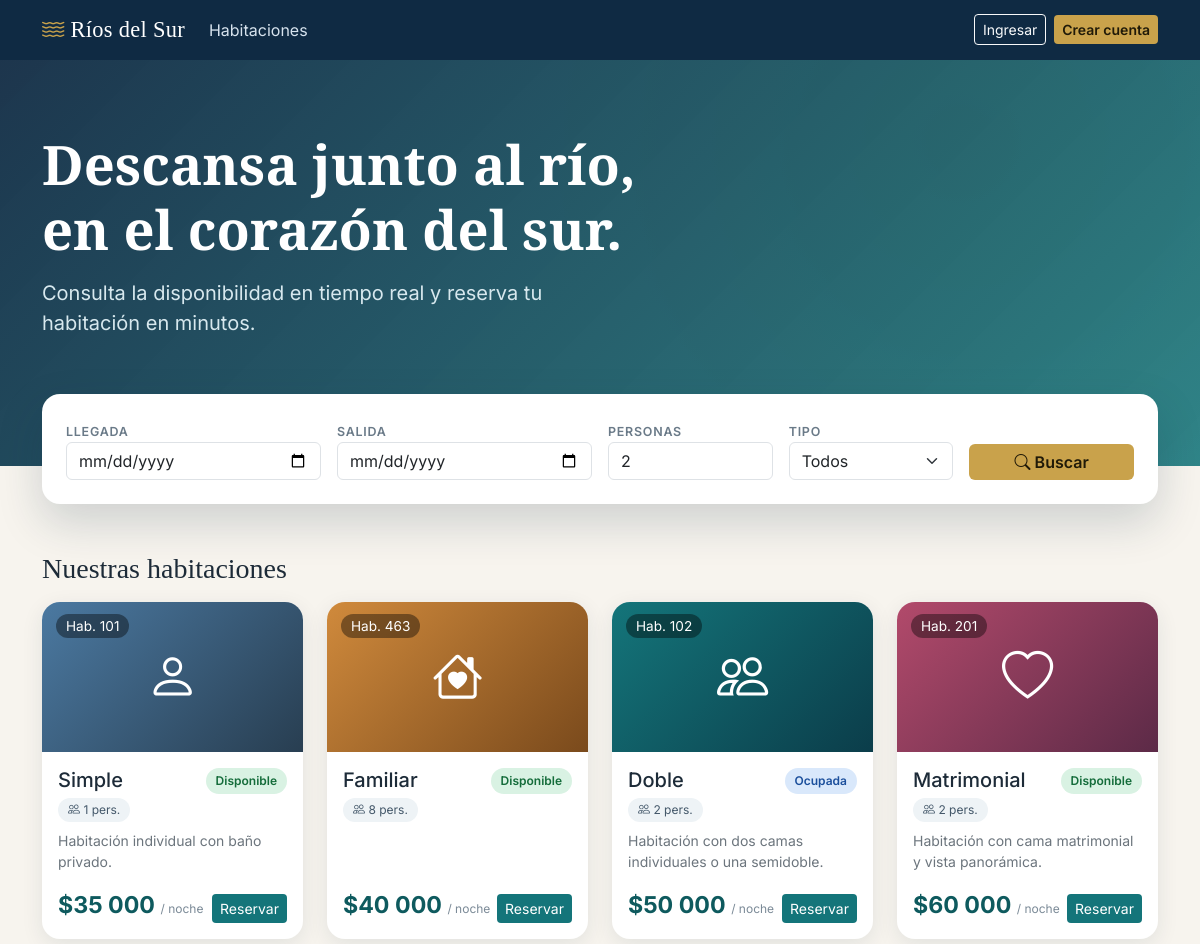
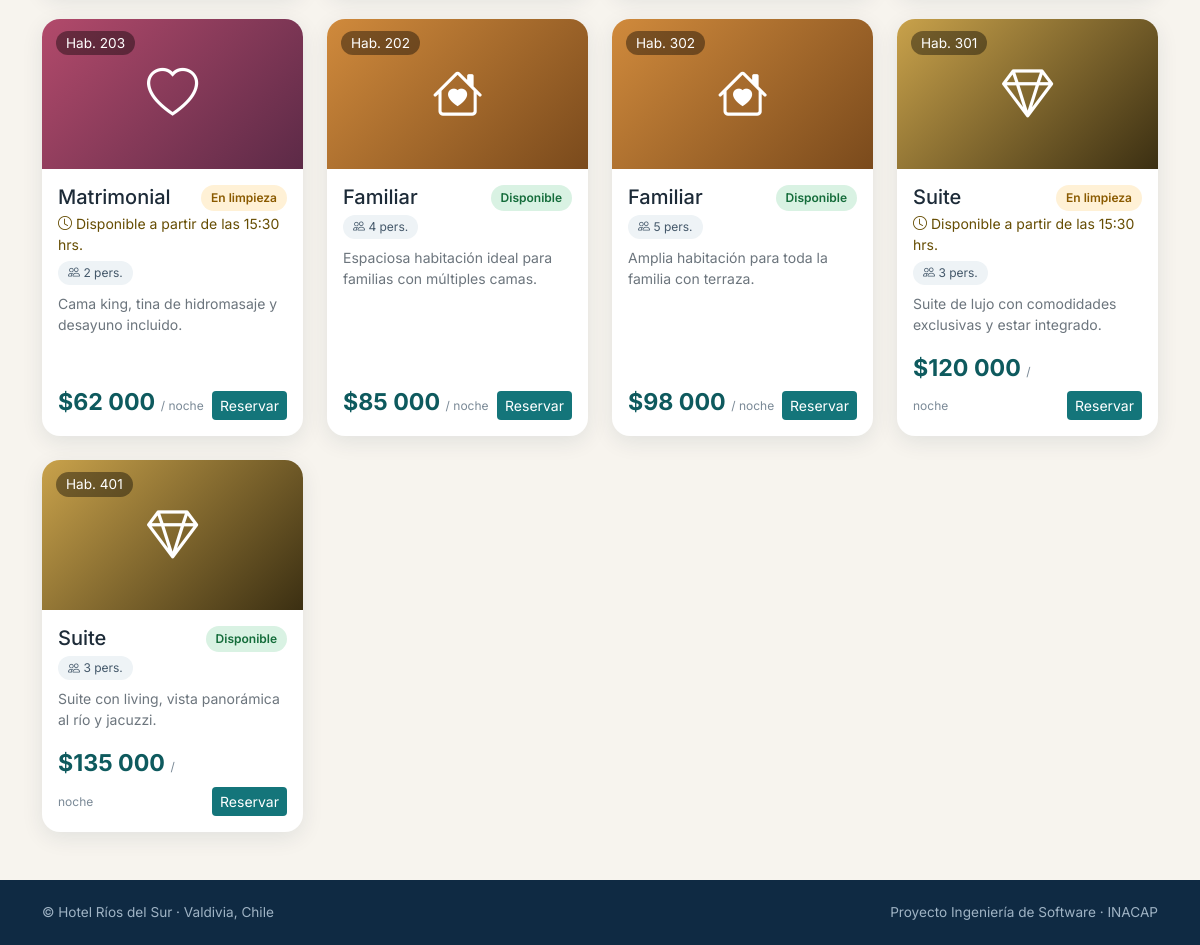
The page / on the database its author committed (2 pictures, top to bottom).
### hotelApp/models.py (models this page shows, shortened)
class Habitacion(models.Model):
    TIPOS = [("SIMPLE", "Simple"), ("DOBLE", "Doble"), ("MATRIMONIAL", "Matrimonial"),
             ("FAMILIAR", "Familiar"), ("SUITE", "Suite")]
    ESTADOS = [("DISPONIBLE", "Disponible"), ("OCUPADA", "Ocupada"),
               ("LIMPIEZA", "En limpieza"), ("MANTENCION", "En mantención")]
    ICONOS = {"SIMPLE": "bi-person", "DOBLE": "bi-people", "MATRIMONIAL": "bi-heart",
              "FAMILIAR": "bi-house-heart", "SUITE": "bi-gem"}
    numero = models.CharField(max_length=10, unique=True)
    tipo = models.CharField(max_length=15, choices=TIPOS)
    capacidad = models.PositiveSmallIntegerField(validators=[MinValueValidator(1)])
    precio_noche = models.PositiveIntegerField("precio por noche (CLP)", validators=[MinValueValidator(1)])
    descripcion = models.TextField(blank=True)
    estado = models.CharField(max_length=12, choices=ESTADOS, default="DISPONIBLE")
    objects = HabitacionQuerySet.as_manager()
    class Meta:
        ordering = ["numero"]
        verbose_name_plural = "habitaciones"
    @property
    def icono(self):
        return self.ICONOS.get(self.tipo, "bi-door-open")
    @property
    def mensaje_limpieza(self):
        if self.estado == "LIMPIEZA":
            return "Disponible a partir de las 15:30 hrs."
        return ""

### hotelApp/views.py (the view)
# urls.py: path("", views.inicio, name="inicio"),
def inicio(request):
    form = BusquedaForm(request.GET or None)
    habitaciones, paquetes, buscado, noches, qs = None, [], False, 0, ""
    if request.GET and form.is_valid():
        d = form.cleaned_data
        noches = (d["salida"] - d["ingreso"]).days
        personas_buscadas = d["personas"]
        tipo_solicitado = d["tipo"] or None
        habitaciones = list(Habitacion.objects.disponibles(d["ingreso"], d["salida"], personas_buscadas, tipo_solicitado))
        for h in habitaciones:
            h.total = h.precio_noche * noches
        if not habitaciones and not tipo_solicitado and personas_buscadas > 4:
            libres_en_fechas = list(Habitacion.objects.disponibles(d["ingreso"], d["salida"], personas=1, tipo=None))
            for i in range(len(libres_en_fechas)):
                for j in range(i + 1, len(libres_en_fechas)):
                    h1 = libres_en_fechas[i]
                    h2 = libres_en_fechas[j]
                    if (h1.capacidad + h2.capacidad) >= personas_buscadas:
                        class PaqueteCombinado:
                            pass
                        p = PaqueteCombinado()
                        p.habitacion_1 = h1
                        p.habitacion_2 = h2
                        p.capacidad_total = h1.capacidad + h2.capacidad
                        p.total = (h1.precio_noche + h2.precio_noche) * noches
                        paquetes.append(p)
        buscado = True
        qs = f"ingreso={d['ingreso']:%Y-%m-%d}&salida={d['salida']:%Y-%m-%d}&personas={d['personas']}"
    elif not request.GET:
        habitaciones = Habitacion.objects.exclude(estado="MANTENCION").order_by("precio_noche")
    return render(request, "hotel/inicio.html", {
        "form": form,
        "habitaciones": habitaciones,
        "paquetes": paquetes,
        "buscado": buscado,
        "noches": noches,
        "qs": qs
    })

### hotelApp/forms.py
class BusquedaForm(FechasForm):
    tipo = forms.ChoiceField(label="Tipo", required=False, choices=[("", "Todos")] + Habitacion.TIPOS)

### hotelApp/templates/hotel/inicio.html (shortened to what this page needs)
{% extends 'hotel/base.html' %}
{% block content %}
<section class="hero"><div class="container">
  <h1 class="fw-bold">Descansa junto al río,<br>en el corazón del sur.</h1>
  <p class="mt-3 fs-5">Consulta la disponibilidad en tiempo real y reserva tu habitación en minutos.</p>
</div></section>
<div class="container">
  <form method="get" class="search-card">
    <div class="row g-3 align-items-end">
      <div class="col-6 col-md-3"><label>Llegada</label>{{ form.ingreso }}</div>
      <div class="col-6 col-md-3"><label>Salida</label>{{ form.salida }}</div>
      <div class="col-4 col-md-2"><label>Personas</label>{{ form.personas }}</div>
      <div class="col-8 col-md-2"><label>Tipo</label>{{ form.tipo }}</div>
      <div class="col-12 col-md-2"><button class="btn btn-gold w-100"><i class="bi bi-search"></i> Buscar</button></div>
    </div>
  </form>
  <div class="d-flex justify-content-between align-items-center mt-5 mb-3">
    <h2 class="h3 mb-0">{% if buscado %}Habitaciones disponibles{% else %}Nuestras habitaciones{% endif %}</h2>
  </div>
  <div class="row g-4">
    {% for h in habitaciones %}<div class="col-md-6 col-lg-4 col-xl-3">{% include 'hotel/_habitacion.html' %}</div>
    {% empty %}
      {% if not paquetes %}
        <div class="col-12"><div class="panel-card text-center py-5">
          <i class="bi bi-calendar-x fs-1 text-secondary"></i><p class="mt-2 mb-0">No hay habitaciones libres para esas fechas. Prueba con otro rango o tipo.</p></div></div>
      {% endif %}
    {% endfor %}
  </div>
</div>
{% endblock %}

### hotelApp/templates/hotel/_habitacion.html (shortened to what this page needs)
{% load humanize %}
<div class="room-card d-flex flex-column">
  <div class="room-top tipo-{{ h.tipo|lower }}"><span class="num">Hab. {{ h.numero }}</span><i class="bi {{ h.icono }}"></i></div>
  <div class="p-3 d-flex flex-column flex-grow-1">
    <div class="d-flex justify-content-between align-items-start">
      <h5 class="mb-1">{{ h.get_tipo_display }}</h5>
      <span class="estado estado-{{ h.estado|lower }}">{{ h.get_estado_display }}</span>
    </div>
    {% if h.mensaje_limpieza %}<small class="text-warning-emphasis d-block mb-1"><i class="bi bi-clock"></i> {{ h.mensaje_limpieza }}</small>{% endif %}
    <div class="mb-2"><span class="chip"><i class="bi bi-people"></i> {{ h.capacidad }} pers.</span></div>
    <p class="text-secondary small flex-grow-1">{{ h.descripcion }}</p>
    <div class="d-flex justify-content-between align-items-end">
      <div>
        <div class="price">${{ h.precio_noche|intcomma }} <small>/ noche</small></div>
      </div>
      <a class="btn btn-teal btn-sm" href="{% url 'reservar' h.pk %}{% if qs %}?{{ qs }}{% endif %}">Reservar</a>
    </div>
  </div>
</div>

### hotelApp/static/hotel/css/style.css (style rules this page uses)
:root { --navy:#0f2a43;--teal:#14757a;--teal-d:#0e5a5e;--gold:#c9a24b;--sand:#f7f4ee;--ink:#1d2b38 }
body { font-family:'Inter',sans-serif;background:var(--sand);color:var(--ink);min-height:100vh;display:flex;flex-direction:column }
h1,h2,h3,.brand { font-family:'Playfair Display',serif }
.btn-teal { background:var(--teal);color:#fff;border:0 }
.btn-gold { background:var(--gold);color:#201a08;border:0;font-weight:600 }
.hero { background:linear-gradient(135deg,rgba(15,42,67,.94),rgba(20,117,122,.88)),radial-gradient(circle at 80% 20%,#c9a24b55,transparent 40%);color:#fff;padding:4.5rem 0 7rem }
.hero h1 { font-size:clamp(2rem,5vw,3.4rem) }
.hero p { color:#d7e8ee;max-width:560px }
.search-card { margin-top:-4.5rem;background:#fff;border-radius:18px;box-shadow:0 18px 45px rgba(15,42,67,.18);padding:1.5rem }
.search-card label { font-size:.78rem;text-transform:uppercase;letter-spacing:.06em;color:#6a7a88;font-weight:600 }
.room-card { border:0;border-radius:18px;overflow:hidden;box-shadow:0 6px 22px rgba(15,42,67,.09);transition:.25s;background:#fff;height:100% }
.room-top { height:150px;display:flex;align-items:center;justify-content:center;color:#fff;font-size:3.2rem;position:relative }
.room-top .num { position:absolute;top:12px;left:14px;font-size:.85rem;background:#0006;padding:2px 10px;border-radius:20px }
.tipo-simple { background:linear-gradient(135deg,#4b79a1,#283e51) }
.tipo-doble { background:linear-gradient(135deg,#14757a,#0b3d4a) }
.tipo-matrimonial { background:linear-gradient(135deg,#b24a6b,#5c2a47) }
.tipo-familiar { background:linear-gradient(135deg,#d08a3c,#7a4a1c) }
.tipo-suite { background:linear-gradient(135deg,#c9a24b,#3b2f12) }
.price { font-size:1.45rem;font-weight:700;color:var(--teal-d) }
.price small { font-size:.75rem;color:#7b8a97;font-weight:400 }
.chip { display:inline-block;font-size:.75rem;padding:3px 10px;border-radius:20px;background:#eef3f6;color:#44586a;margin-right:4px }
.estado { font-size:.75rem;padding:4px 10px;border-radius:20px;font-weight:600;white-space:nowrap }
.estado-pendiente,.estado-limpieza { background:#fff1d6;color:#8a5a00 }
.estado-confirmada,.estado-disponible { background:#d9f2e3;color:#146c3a }
.estado-activa,.estado-ocupada { background:#d9e8fb;color:#1b4f9c }

### rows shown on the page
Habitacion: numero "101", tipo "Simple", estado "Disponible", capacidad "1", descripcion "Habitación individual con baño privado.", precio_noche "35 000"
Habitacion: numero "463", tipo "Familiar", estado "Disponible", capacidad "8", precio_noche "40 000"
Habitacion: numero "102", tipo "Doble", estado "Ocupada", capacidad "2", descripcion "Habitación con dos camas individuales o una semidoble.", precio_noche "50 000"
Habitacion: numero "201", tipo "Matrimonial", estado "Disponible", capacidad "2", descripcion "Habitación con cama matrimonial y vista panorámica.", precio_noche "60 000"
Habitacion: numero "203", tipo "Matrimonial", estado "En limpieza", mensaje_limpieza "Disponible a partir de las 15:30 hrs.", capacidad "2", descripcion "Cama king, tina de hidromasaje y desayuno incluido.", precio_noche "62 000"
Habitacion: numero "202", tipo "Familiar", estado "Disponible", capacidad "4", descripcion "Espaciosa habitación ideal para familias con múltiples camas.", precio_noche "85 000"
Habitacion: numero "302", tipo "Familiar", estado "Disponible", capacidad "5", descripcion "Amplia habitación para toda la familia con terraza.", precio_noche "98 000"
Habitacion: numero "301", tipo "Suite", estado "En limpieza", mensaje_limpieza "Disponible a partir de las 15:30 hrs.", capacidad "3", descripcion "Suite de lujo con comodidades exclusivas y estar integrado.", precio_noche "120 000"
Habitacion: numero "401", tipo "Suite", estado "Disponible", capacidad "3", descripcion "Suite con living, vista panorámica al río y jacuzzi.", precio_noche "135 000"
